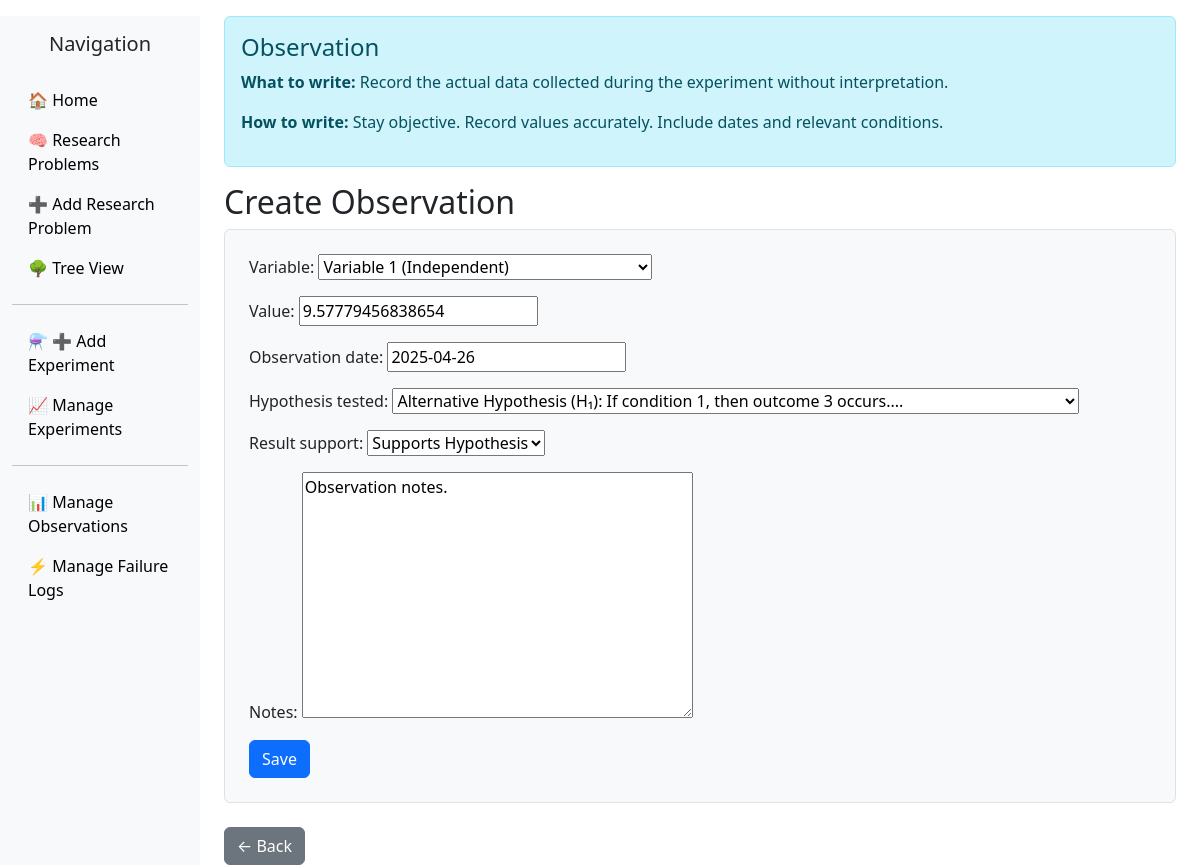
The app's page /observations/25/edit/ with its own data.
### scientificmethod/models.py (models this page shows, shortened)
class TimestampedModel(models.Model):
    created_at = models.DateTimeField(default=timezone.now)
    updated_at = models.DateTimeField(auto_now=True)
    class Meta:
        abstract = True

class Observation(TimestampedModel):
    experiment = models.ForeignKey(Experiment, on_delete=models.CASCADE, related_name='observations')
    variable = models.ForeignKey(Variable, on_delete=models.CASCADE, related_name='observations')
    value = models.FloatField()
    observation_date = models.DateField(null=True, blank=True)
    hypothesis_tested = models.ForeignKey(Hypothesis, on_delete=models.SET_NULL, null=True, blank=True, related_name='observations')
    result_support = models.CharField(
        max_length=20,
        choices=[
            ('Support', 'Supports Hypothesis'),
            ('Refute', 'Refutes Hypothesis'),
            ('Inconclusive', 'Inconclusive Result')
        ],
        default='Inconclusive'
    )
    notes = MDTextField(null=True, blank=True)

### scientificmethod/views.py (the view, shortened to what this page needs)
# urls.py: path('observations/<int:pk>/edit/', views.ObservationUpdateView.as_view(), name='observation_update'),  # NEW
class ObservationUpdateView(generic.UpdateView):
    model = Observation
    fields = ['variable', 'value', 'observation_date', 'hypothesis_tested', 'result_support', 'notes']
    template_name = 'scientificmethod/observation_form.html'

### scientificmethod/models.py (called while the page is built)
    def __str__(self):
        return f"{self.get_hypothesis_type_display()}: {self.statement[:60]}..."

    def __str__(self):
        return f"{self.name} ({self.variable_type})"

### scientificmethod/templates/scientificmethod/observation_form.html (shortened to what this page needs)
{% extends "scientificmethod/base.html" %}
{% block content %}
<div class="alert alert-info" role="alert">
  <h4 class="alert-heading">Observation</h4>
  <p><strong>What to write:</strong> Record the actual data collected during the experiment without interpretation.</p>
  <p><strong>How to write:</strong> Stay objective. Record values accurately. Include dates and relevant conditions.</p>
</div>
<h2>{% if edit_mode %}Edit{% else %}Create{% endif %} Observation</h2>
<form method="post" class="p-4 border rounded bg-light">
    {{ form.as_p }}
    <button type="submit" class="btn btn-primary">{% if edit_mode %}Update{% else %}Save{% endif %}</button>
</form>
<br>
<a href="{% url 'researchproblem_list' %}" class="btn btn-secondary">← Back</a>
{% endblock %}

### scientificmethod/templates/scientificmethod/base.html (style rules this page uses)
body { padding-top: 1rem; }

### records on screen
Observation: variable "Variable 1 (Independent)", value "9.57779456838654", observation_date "2025-04-26", hypothesis_tested "Alternative Hypothesis (H₁): If condition 1, then outcome 3 occurs....", result_support "Supports Hypothesis", notes "Observation notes."
